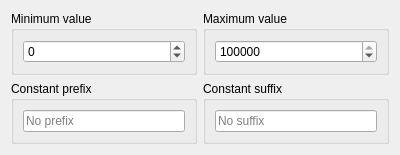
<?xml version="1.0" encoding="UTF-8"?>
<ui version="4.0">
 <class>PopulateRandomConfig</class>
 <widget class="QWidget" name="PopulateRandomConfig">
  <property name="geometry">
   <rect>
    <x>0</x>
    <y>0</y>
    <width>400</width>
    <height>144</height>
   </rect>
  </property>
  <property name="windowTitle">
   <string>Form</string>
  </property>
  <layout class="QGridLayout" name="gridLayout">
   <item row="2" column="0">
    <widget class="QGroupBox" name="prefixGroup">
     <property name="title">
      <string>Constant prefix</string>
     </property>
     <layout class="QVBoxLayout" name="verticalLayout_4">
      <item>
       <widget class="QLineEdit" name="prefixEdit">
        <property name="cfg" stdset="0">
         <string>PopulateRandom.Prefix</string>
        </property>
        <property name="placeholderText">
         <string>No prefix</string>
        </property>
       </widget>
      </item>
     </layout>
    </widget>
   </item>
   <item row="0" column="0">
    <widget class="QGroupBox" name="minGroup">
     <property name="title">
      <string>Minimum value</string>
     </property>
     <layout class="QVBoxLayout" name="verticalLayout_2">
      <item>
       <widget class="QSpinBox" name="minSpin">
        <property name="cfg" stdset="0">
         <string>PopulateRandom.MinValue</string>
        </property>
        <property name="minimum">
         <number>-999999999</number>
        </property>
        <property name="maximum">
         <number>999999999</number>
        </property>
       </widget>
      </item>
     </layout>
    </widget>
   </item>
   <item row="0" column="1">
    <widget class="QGroupBox" name="maxGroup">
     <property name="title">
      <string>Maximum value</string>
     </property>
     <layout class="QVBoxLayout" name="verticalLayout_3">
      <item>
       <widget class="QSpinBox" name="maxSpin">
        <property name="cfg" stdset="0">
         <string>PopulateRandom.MaxValue</string>
        </property>
        <property name="minimum">
         <number>-999999999</number>
        </property>
        <property name="maximum">
         <number>999999999</number>
        </property>
        <property name="value">
         <number>999999999</number>
        </property>
       </widget>
      </item>
     </layout>
    </widget>
   </item>
   <item row="2" column="1">
    <widget class="QGroupBox" name="suffixGroup">
     <property name="title">
      <string>Constant suffix</string>
     </property>
     <layout class="QHBoxLayout" name="horizontalLayout">
      <item>
       <widget class="QLineEdit" name="suffixEdit">
        <property name="cfg" stdset="0">
         <string>PopulateRandom.Suffix</string>
        </property>
        <property name="placeholderText">
         <string>No suffix</string>
        </property>
       </widget>
      </item>
     </layout>
    </widget>
   </item>
  </layout>
 </widget>
 <resources/>
 <connections/>
</ui>
